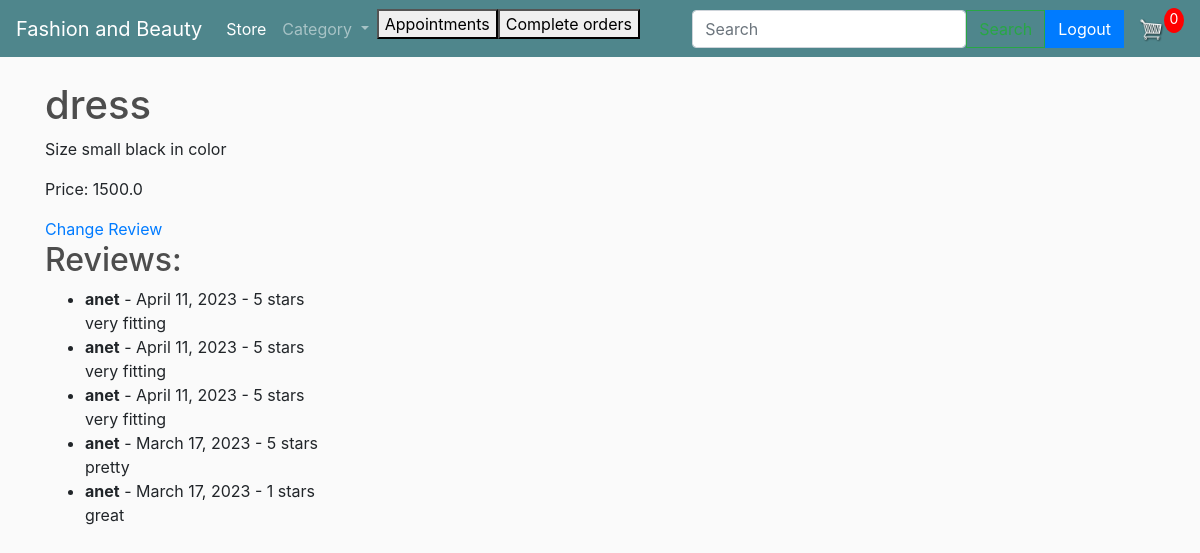
/product/1/, run on the app's committed database.
### myfashionbeauty/models.py (models this page shows, shortened)
class Product(models.Model):
    vendor = models.ForeignKey(settings.AUTH_USER_MODEL, on_delete=models.CASCADE, null=True)
    name = models.CharField(max_length=200)
    price = models.FloatField(max_length=7, default=0.00)
    description = models.TextField(default="")
    type=models.CharField(default="none", max_length=50)
    image = models.ImageField(null=True, blank=True)

class Review(models.Model):
    product = models.ForeignKey(Product, on_delete=models.CASCADE)
    user = models.ForeignKey(settings.AUTH_USER_MODEL, on_delete=models.CASCADE)
    text = models.TextField(max_length=1000, blank=True)
    rating = models.IntegerField(default=0)
    created_at = models.DateTimeField(auto_now_add=True)

class Customer(AbstractUser):
    email = models.CharField(max_length=200)
    is_customer=models.BooleanField("is_customer", default=True)
    is_vendor=models.BooleanField("is_vendor", default=False)

### myfashionbeauty/views.py (the view)
# urls.py: path('product/<int:product_id>/', views.product_detail, name="product_detail"),
def product_detail(request, product_id):
    product = get_object_or_404(Product, pk=product_id)
    reviews = Review.objects.filter(product=product).order_by('-created_at')
    return render(request, 'product_detail.html', {'product': product, 'reviews': reviews})

### myfashionbeauty/templates/product_detail.html
{% extends 'main.html' %}
{% block content %}
<h1>{{ product.name }}</h1>
<p>{{ product.description }}</p>
<p>Price: {{ product.price }}</p>
<a href="{% url 'add_review' product.id %}">Change Review</a>
{% if reviews %}
  <h2>Reviews:</h2>
  <ul>
    {% for review in reviews %}
      <li>
        <strong>{{ review.user.username }}</strong> - {{ review.created_at|date:'F j, Y' }} - {{ review.rating }} stars<br>
        {{ review.text }}
      </li>
    {% endfor %}
  </ul>
{% else %}
  <p>No reviews yet.</p>
{% endif %}
{% endblock %}

### static/css/main.css (style rules this page uses)
body { background-color: hsl(0, 0%, 98%); }
h1,h2,h3,h4,h5,h6 { color:hsl(0, 0%, 30%); }

### data on the page
Product: name "dress", description "Size small black in color", price "1500.0"
Review: user.username "anet", created_at "April 11, 2023", rating "5", text "very fitting"
Review: user.username "anet", created_at "April 11, 2023", rating "5", text "very fitting"
Review: user.username "anet", created_at "April 11, 2023", rating "5", text "very fitting"
Review: user.username "anet", created_at "March 17, 2023", rating "5", text "pretty"
Review: user.username "anet", created_at "March 17, 2023", rating "1", text "great"
